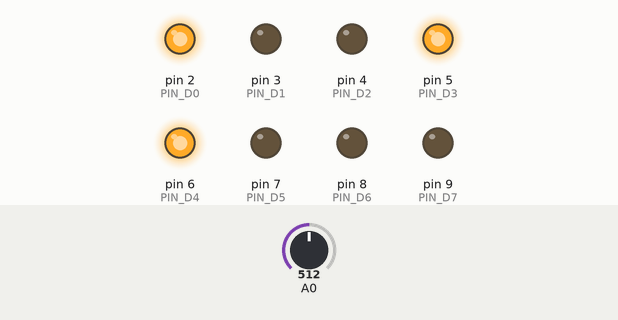
A sketch run on a simulated Arduino Uno, built with avr-gcc and run on an emulated ATmega328P. On the bench: output pins drawn as LEDs (lit = HIGH). The inputs (shaded band) are chosen by the test bench; at power-on: A0 = 512.

Above: at 1.2 s.
1.3 s: A0 set to 716
At 2.5 s:
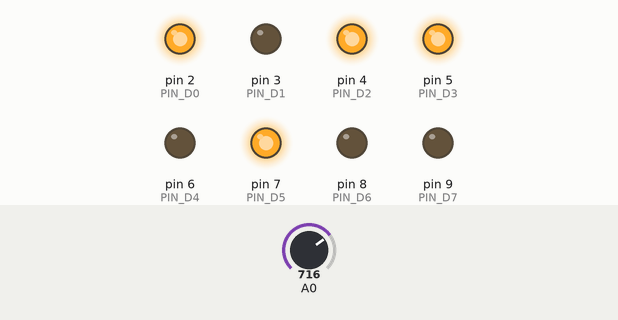
2.8 s: A0 set to 900
At 3.8 s:
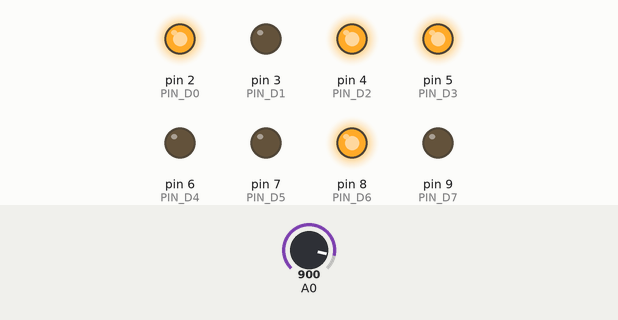
4.3 s: A0 set to 1023
At 5.0 s:
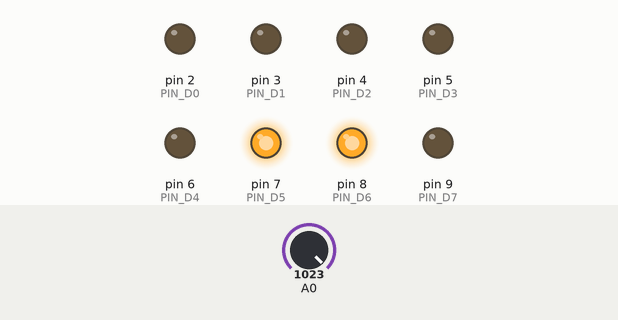
5.8 s: A0 set to 511
At 6.1 s:
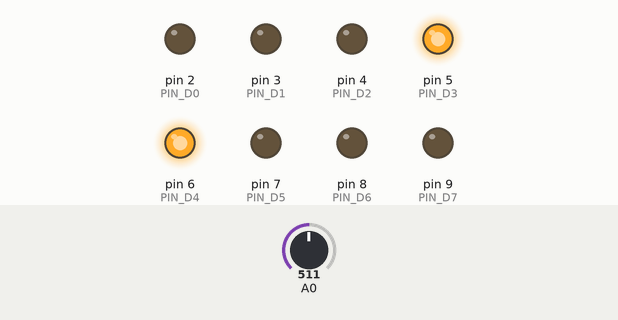
7.3 s: A0 set to 306
At 8.4 s:
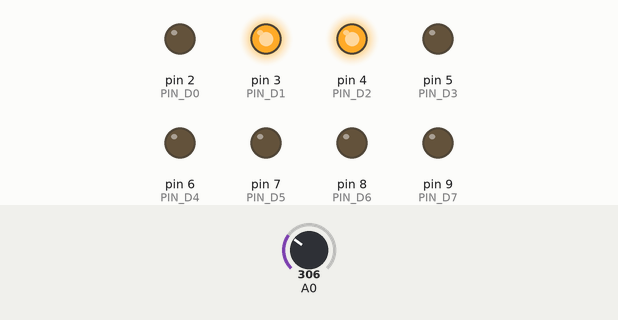
Timing chart, 0 to 9.8 s (numbered marks = the images above; inputs shaded):
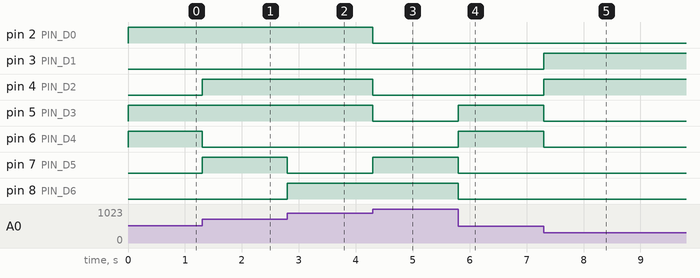

Measured:
- after the input at 1.3 s, pin 4 (PIN_D2), pin 7 (PIN_D5): LOW → HIGH at once; pin 6 (PIN_D4): HIGH → LOW at once
- after the input at 2.8 s, pin 7 (PIN_D5): HIGH → LOW at once; pin 8 (PIN_D6): LOW → HIGH at once
- after the input at 4.3 s, pin 2 (PIN_D0), pin 4 (PIN_D2), pin 5 (PIN_D3): HIGH → LOW at once; pin 7 (PIN_D5): LOW → HIGH at once
- after the input at 5.8 s, pin 5 (PIN_D3), pin 6 (PIN_D4): LOW → HIGH at once; pin 7 (PIN_D5), pin 8 (PIN_D6): HIGH → LOW at once
- after the input at 7.3 s, pin 3 (PIN_D1), pin 4 (PIN_D2): LOW → HIGH at once; pin 5 (PIN_D3), pin 6 (PIN_D4): HIGH → LOW at once

The sketch:

analog_to_digital_no-shield.ino
```cpp
// resistance at 25 degrees C
#define THERMISTORNOMINAL 10000
// temp. for nominal resistance (almost always 25 C)
#define TEMPERATURENOMINAL 25
// The beta coefficient of the thermistor (usually 3000-4000)
#define BCOEFFICIENT 3950
// the value of the 'other' resistor
#define SERIESRESISTOR 10000


#define PIN_D0    2
#define PIN_D1    3
#define PIN_D2    4
#define PIN_D3    5
#define PIN_D4    6
#define PIN_D5    7
#define PIN_D6    8
#define PIN_D7    9

#define bit_read(value, bit) (((value) >> (bit)) & 0x01)
#define bit_set(value, bit) ((value) |= (1UL << (bit)))
#define bit_clear(value, bit) ((value) &= ~(1UL << (bit)))
#define bit_write(value, bit, bitvalue) (bitvalue ? bit_set(value, bit) : bit_clear(value, bit))

void setup()
{
  Serial.begin(115200);

  pinMode(PIN_D0, OUTPUT);
  pinMode(PIN_D1, OUTPUT);
  pinMode(PIN_D2, OUTPUT);
  pinMode(PIN_D3, OUTPUT);
  pinMode(PIN_D4, OUTPUT);
  pinMode(PIN_D5, OUTPUT);
  pinMode(PIN_D6, OUTPUT);
  pinMode(PIN_D7, OUTPUT);
}

unsigned char readTemperature()
{
  uint16_t measurement = analogRead(A0);

  float voltage = (float)measurement * 0.0048828125;
  //Serial.print("Voltage: ");
  //Serial.println(voltage);
  float resistance = voltage/5.0;
  resistance = 1.0 / resistance;
  resistance -= 1.0;
  resistance = resistance * 10000;
  //Serial.print("Resistance: ");
  //Serial.println(resistance);

  float steinhart;
  steinhart = resistance / THERMISTORNOMINAL;     // (R/Ro)
  steinhart = log(steinhart);                  // ln(R/Ro)
  steinhart /= BCOEFFICIENT;                   // 1/B * ln(R/Ro)
  steinhart += 1.0 / (TEMPERATURENOMINAL + 273.15); // + (1/To)
  steinhart = 1.0 / steinhart;                 // Invert
  steinhart -= 273.15;                         // convert to C
  //Serial.print("Converted temp: ");
  //Serial.println(steinhart);

  return ((unsigned char)steinhart);
}

void loop()
{
  unsigned char temperature = readTemperature();

  digitalWrite(PIN_D0, bit_read(temperature, 0));
  digitalWrite(PIN_D1, bit_read(temperature, 1));
  digitalWrite(PIN_D2, bit_read(temperature, 2));
  digitalWrite(PIN_D3, bit_read(temperature, 3));
  digitalWrite(PIN_D4, bit_read(temperature, 4));
  digitalWrite(PIN_D5, bit_read(temperature, 5));
  digitalWrite(PIN_D6, bit_read(temperature, 6));
  digitalWrite(PIN_D7, bit_read(temperature, 7));

  //delay(1000);
}
```
